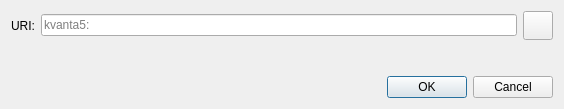
<?xml version="1.0" encoding="UTF-8"?>
<ui version="4.0">
 <class>OpenURIDialog</class>
 <widget class="QDialog" name="OpenURIDialog">
  <property name="geometry">
   <rect>
    <x>0</x>
    <y>0</y>
    <width>564</width>
    <height>109</height>
   </rect>
  </property>
  <property name="windowTitle">
   <string>Open kvanta5 URI</string>
  </property>
  <layout class="QVBoxLayout" name="verticalLayout">
   <item>
    <layout class="QHBoxLayout" name="horizontalLayout">
     <item>
      <widget class="QLabel" name="label">
       <property name="text">
        <string>URI:</string>
       </property>
      </widget>
     </item>
     <item>
      <widget class="QValidatedLineEdit" name="uriEdit">
       <property name="placeholderText">
        <string notr="true">kvanta5:</string>
       </property>
      </widget>
     </item>
     <item>
      <widget class="QToolButton" name="pasteButton">
       <property name="toolTip">
        <string extracomment="Tooltip text for button that allows you to paste an address that is in your clipboard.">Paste address from clipboard</string>
       </property>
       <property name="text">
        <string/>
       </property>
       <property name="icon">
        <iconset resource="../kvanta5.qrc">
         <normaloff>:/icons/editpaste</normaloff>:/icons/editpaste
        </iconset>
       </property>
       <property name="iconSize">
        <size>
         <width>22</width>
         <height>22</height>
        </size>
       </property>
      </widget>
     </item>
    </layout>
   </item>
   <item>
    <spacer name="verticalSpacer">
     <property name="orientation">
      <enum>Qt::Vertical</enum>
     </property>
     <property name="sizeHint" stdset="0">
      <size>
       <width>20</width>
       <height>40</height>
      </size>
     </property>
    </spacer>
   </item>
   <item>
    <widget class="QDialogButtonBox" name="buttonBox">
     <property name="orientation">
      <enum>Qt::Horizontal</enum>
     </property>
     <property name="standardButtons">
      <set>QDialogButtonBox::Cancel|QDialogButtonBox::Ok</set>
     </property>
    </widget>
   </item>
  </layout>
 </widget>
 <customwidgets>
  <customwidget>
   <class>QValidatedLineEdit</class>
   <extends>QLineEdit</extends>
   <header>qt/qvalidatedlineedit.h</header>
  </customwidget>
 </customwidgets>
 <resources/>
 <connections>
  <connection>
   <sender>buttonBox</sender>
   <signal>accepted()</signal>
   <receiver>OpenURIDialog</receiver>
   <slot>accept()</slot>
   <hints>
    <hint type="sourcelabel">
     <x>248</x>
     <y>254</y>
    </hint>
    <hint type="destinationlabel">
     <x>157</x>
     <y>274</y>
    </hint>
   </hints>
  </connection>
  <connection>
   <sender>buttonBox</sender>
   <signal>rejected()</signal>
   <receiver>OpenURIDialog</receiver>
   <slot>reject()</slot>
   <hints>
    <hint type="sourcelabel">
     <x>316</x>
     <y>260</y>
    </hint>
    <hint type="destinationlabel">
     <x>286</x>
     <y>274</y>
    </hint>
   </hints>
  </connection>
 </connections>
</ui>
